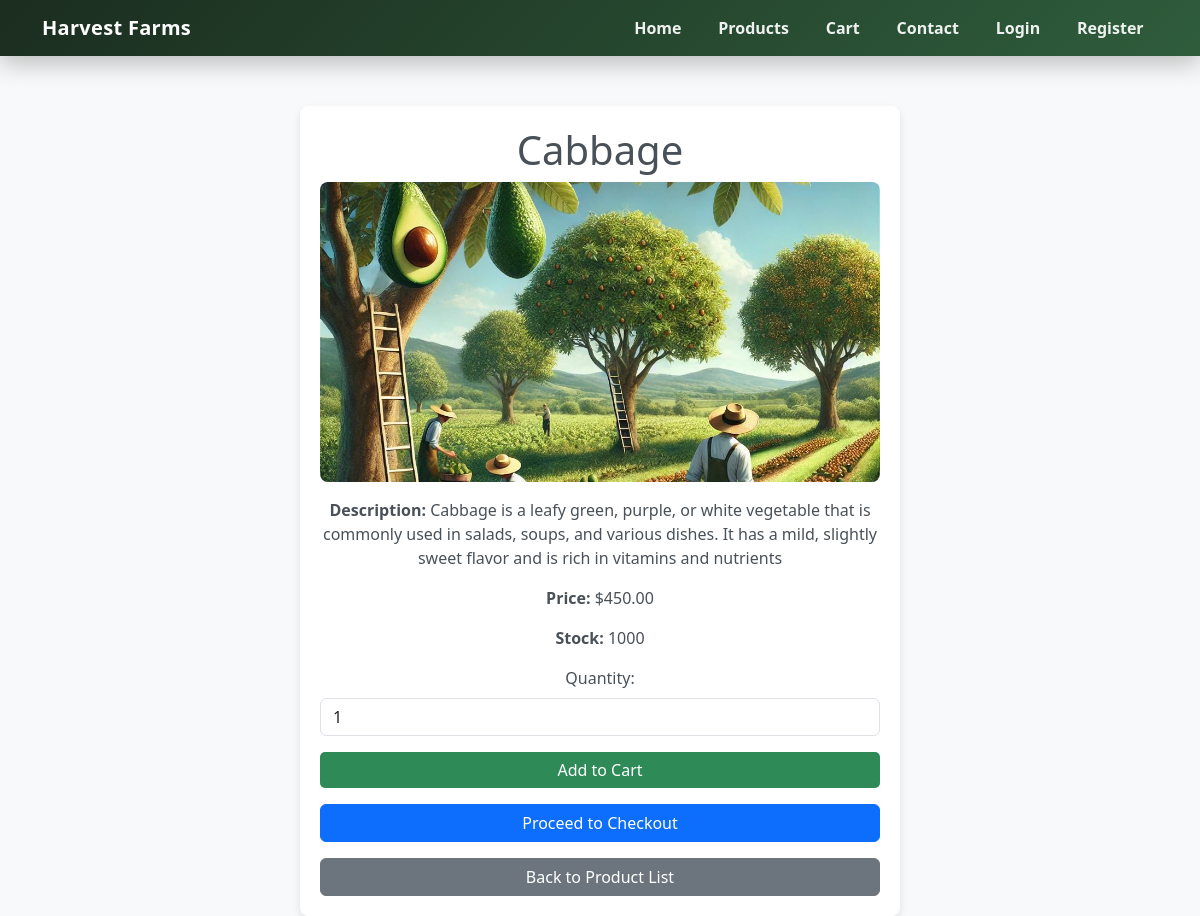
Screenshot of /shop/product/cabbage/ with the database file from the repository.
### shop/models.py (models this page shows, shortened)
class Product(models.Model):
    name = models.CharField(max_length=200)
    slug = models.SlugField(unique=True ,blank=True)
    description = models.TextField()
    price = models.DecimalField(max_digits=10, decimal_places=2)
    stock = models.PositiveIntegerField(default=0)
    image = models.ImageField(upload_to="products_image/", blank=True, null=True)
    class Meta:
        ordering = ['name']

### shop/views.py (the view)
# urls.py: path('product/<slug:slug>/', ProductDetailView.as_view(), name='product_detail'),
class ProductDetailView(DetailView):
    model = Product
    template_name = 'shop/product_detail.html'  # Specify your template file
    context_object_name = 'product'

### shop/templates/shop/product_detail.html (shortened to what this page needs)
{% load static %}
<!DOCTYPE html>
<html lang="en">
<head>
    <link href="https://cdn.jsdelivr.net/npm/bootstrap@5.3.0/dist/css/bootstrap.min.css" rel="stylesheet">
</head>
<body>
    {% include 'partials/navbar.html' %}
    <div class="container product-container text-center">
        <h1>{{ product.name }}</h1>
        {% if product.image %}
            <img src="{{ product.image.url }}" alt="{{ product.name }}" onerror="this.onerror=null;this.src='{% static 'core/images/homepicture.jpg' %}';">
        {% else %}
            <img src="{% static 'core/images/homepicture.jpg' %}" alt="No image available">
        {% endif %}
        <p class="mt-3"><strong>Description:</strong> {{ product.description }}</p>
        <p><strong>Price:</strong> ${{ product.price }}</p>
        <p><strong>Stock:</strong> {{ product.stock }}</p>
        <form method="POST" action="{% url 'cart:add_to_cart' product.id %}">
            <div class="mb-3">
                <label for="quantity" class="form-label">Quantity:</label>
                <input type="number" name="quantity" id="quantity" value="1" min="1" max="{{ product.stock }}" class="form-control">
            </div>
                 <button type="submit" class="btn btn-custom w-100 mb-3">Add to Cart</button>
        </form>
        <a href="{% url 'cart:checkout' %}" class="btn btn-primary w-100 mb-3">Proceed to Checkout</a>
        <a href="{% url 'shop:product_list' %}" class="btn btn-secondary w-100">Back to Product List</a>
    </div>
</body>
</html>

### shop/templates/shop/product_detail.html (style rules this page uses)
body { background-color: #f8f9fa; color: #495057; }
.product-container { max-width: 600px; margin-top: 50px; background-color: #ffffff; padding: 20px; border-radius: 8px; box-shadow: 0 4px 8px rgba(0, 0, 0, 0.1); }
img { width: 100%; height: 300px; object-fit: cover; border-radius: 8px; }
.btn-custom { background-color: #2e8b57; color: white; border: none; border-radius: 5px; }

### rows the page displays
Product: name "Cabbage", description "Cabbage is a leafy green, purple, or white vegetable that is commonly used in salads, soups, and various dishes. It has a mild, slightly sweet flavor and is rich in vitamins and nutrients", price "450.00", stock "1000"
